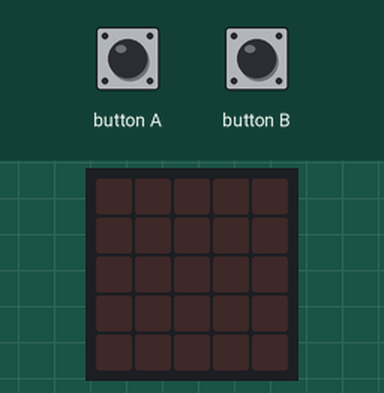
The program below on a simulated BBC micro:bit (MakeCode). Parts: the board's 5×5 LED display. The inputs (shaded band) are chosen by the test bench.

Above: at 1.2 s.
1.3 s: button A pressed for 0.15 s
At 1.5 s:
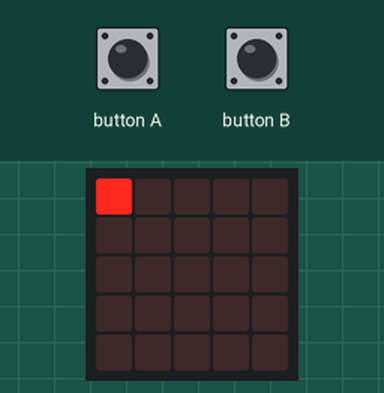
At 4.2 s:
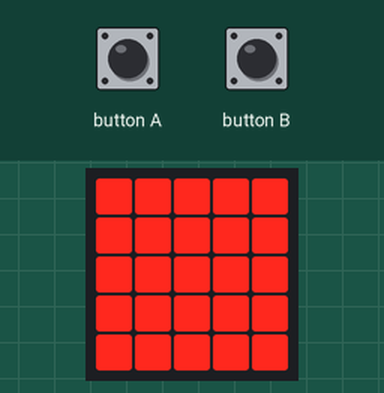
4.3 s: button B pressed for 0.15 s
At 4.5 s:
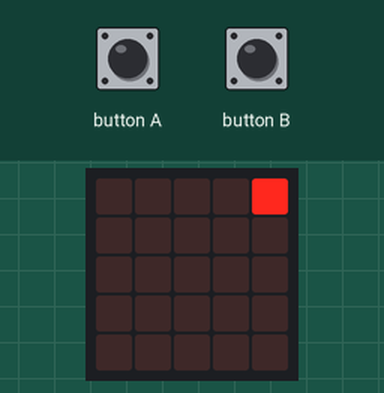
Timing chart, 0 to 7.3 s (numbered marks = the images above; inputs shaded):
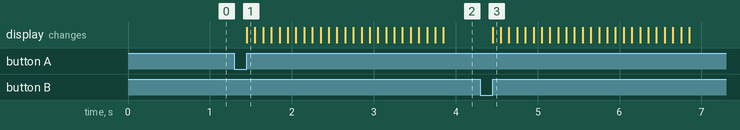

The program:

main.ts
```typescript
input.onButtonPressed(Button.A, function () {
    basic.clearScreen()
    for (let y = 0; y <= 4; y++) {
        for (let x = 0; x <= 4; x++) {
            if (y % 2 != 0) {
                led.plot(4 - x, y)
            } else {
                led.plot(x, y)
            }
            basic.pause(100)
        }
    }
})
input.onButtonPressed(Button.B, function () {
    basic.clearScreen()
    for (let y = 0; y <= 4; y++) {
        for (let x = 0; x <= 4; x++) {
            if (y % 2 == 0) {
                led.plot(x - 4, y - 4)
                led.plot(4 - x, y)
            } else {
                led.plot(x, y)
            }
            basic.pause(100)
        }
    }
})
```

test.ts
```typescript
// 在這裡測試；當此封包作為擴充功能時，將不會編譯此內容。
```

Measured:
- after the input at 1.3 s, the display: changes after 0.15 s (image 1)
- after the input at 4.3 s, the display: changes after 0.15 s (image 3)
